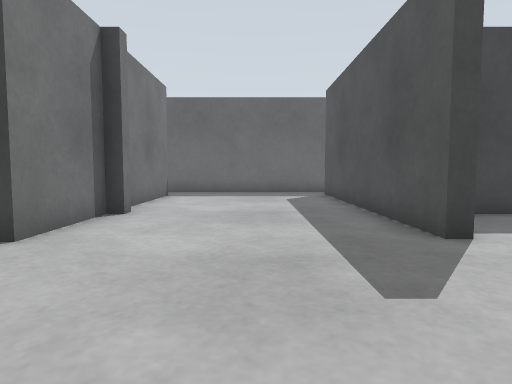
View 1 (above)

21 first-person views from a walk through a Gazebo world. The camera is 0.5 m above the floor, tilts 4° down and sees 75° across. The floor is counted in squares, 0.5 m on a side. Each view is taken from the middle of a square. On the plan, view 1 faces up. The plan holds only what a view shows up to about 12 squares ahead; the rest is blank.

View 2
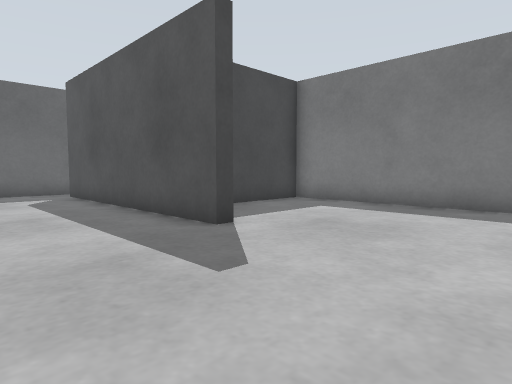

View 3
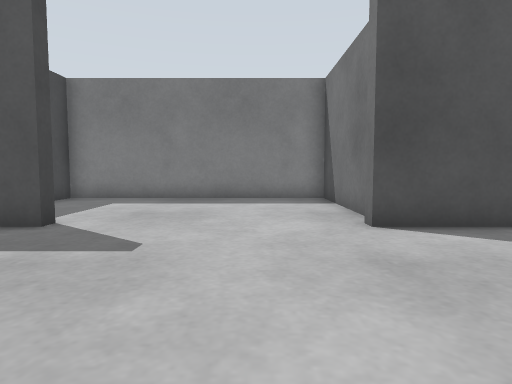

View 4
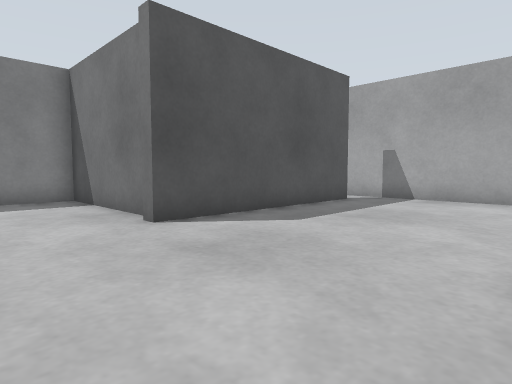

View 5
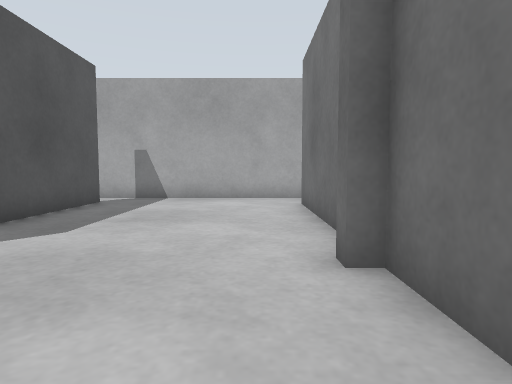

View 6
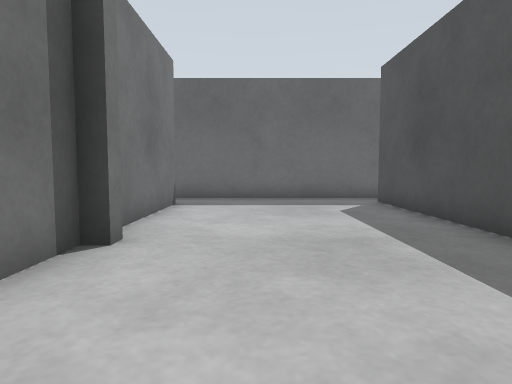

View 7
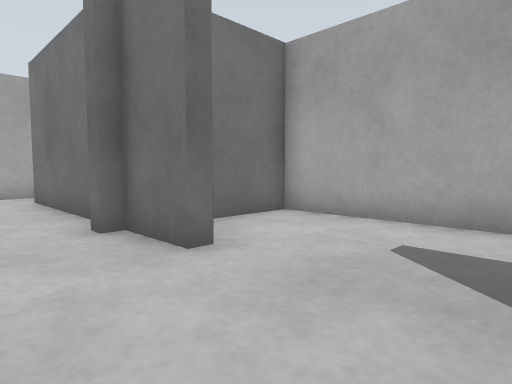

View 8
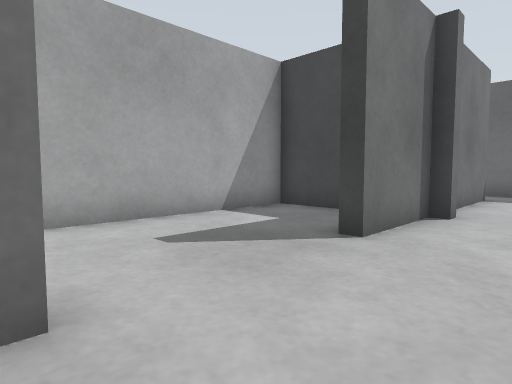

View 9
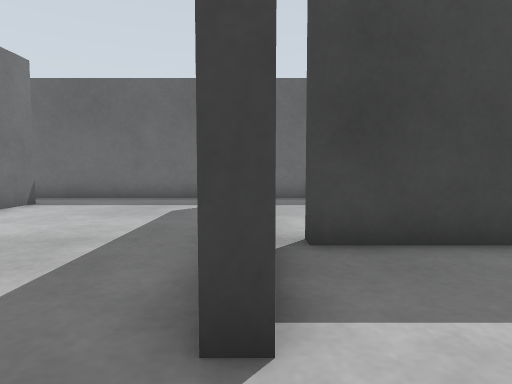

View 10
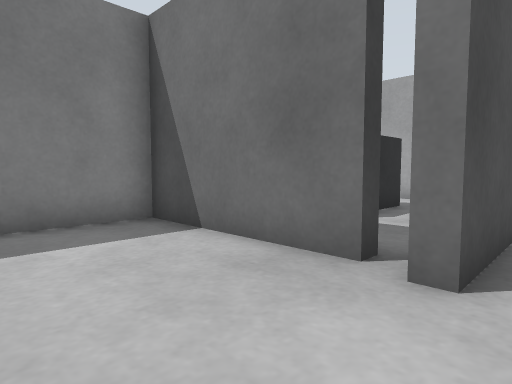

View 11
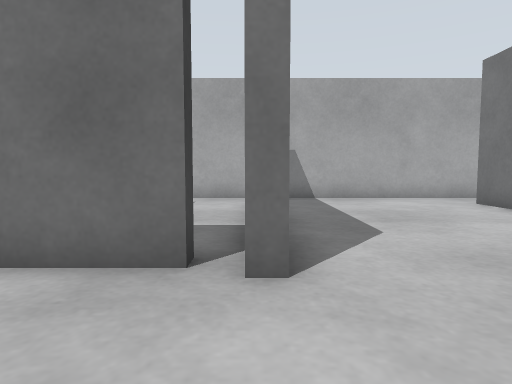

View 12
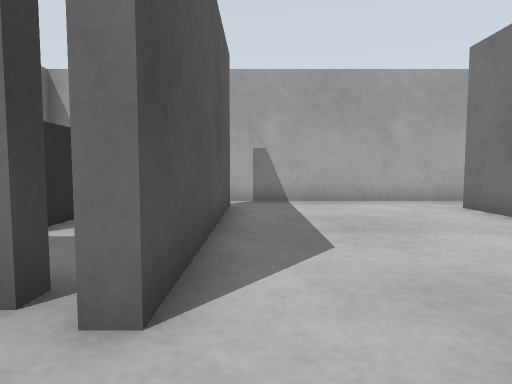

View 13
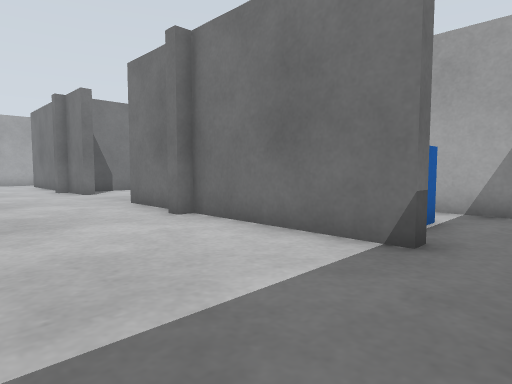

View 14
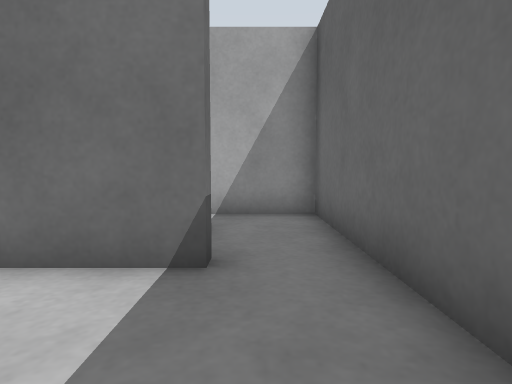

View 15
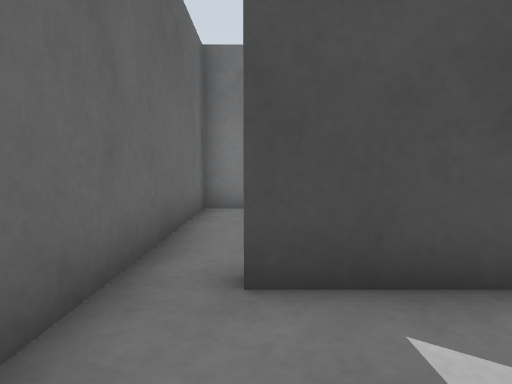

View 16
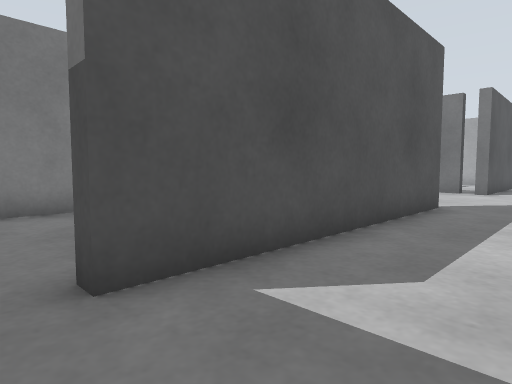

View 17
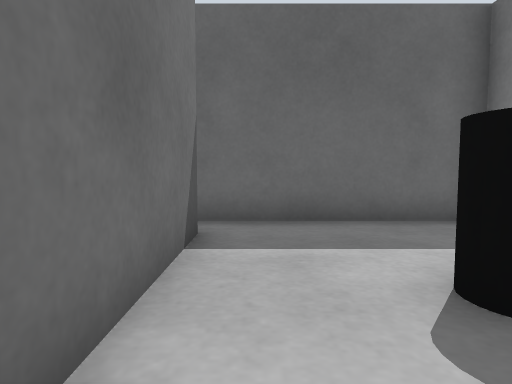

View 18
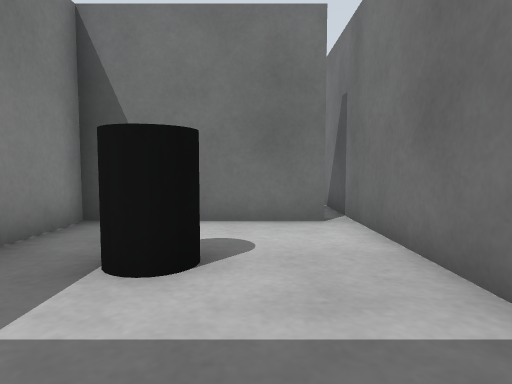

View 19
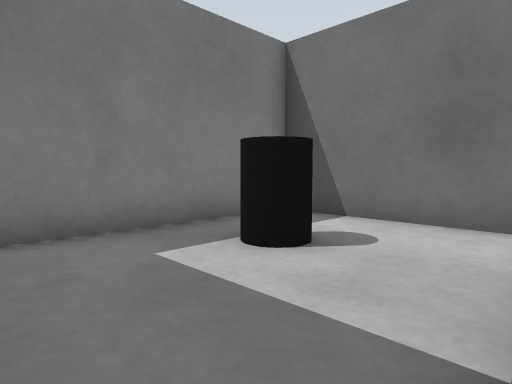

View 20
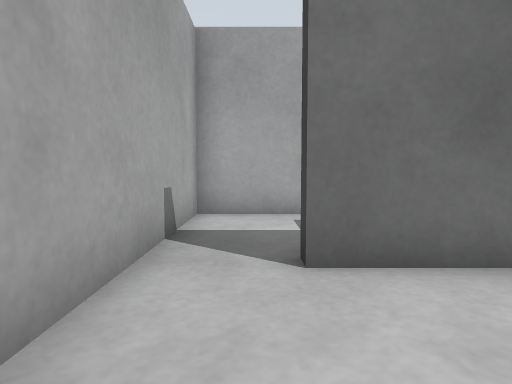

View 21
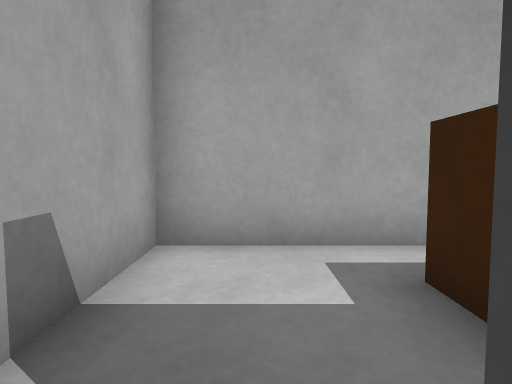

### Floor plan
Points are (right, up) in squares from view 1. A wall is a line through its corners. A room is listed if a view was taken in it or the views show most of it. See-through windows are left out.
Room 1 (views 1, 2, 3, 4, 5, 6, 7, 8, 9, 10, 11, 12, 13, 14, 15, 16, 19, 20, 21)
walls: (-3.8, 0.5) (-3.3, 0.5) (-3.3, -1.3) (-2.9, -1.3) (-2.9, -1.8); (3.7, -1.8) (3.7, -1.3) (8.3, -1.3) (8.3, 7.3) (3.7, 7.3) (3.7, 7.7); (-3.3, -2.9) (-3.3, -4.5); (3.1, 6.9) (3.1, 4.7) (2.7, 4.7) (2.7, 13.1) (3.1, 13.1); (-3.3, -6.4) (-3.3, -7.5) (-3.8, -7.5); (-7.3, -4.9) (-7.3, -9.3) (3.4, -9.3); (2.7, -8.1) (2.7, -1) (3.1, -1); (-3.8, 12.5) (-3.3, 12.5) (-3.3, 7.7) (-2.9, 7.7) (-2.9, 7.3) (-3.3, 7.3) (-3.3, 4.5); (3.6, 14.3) (-3.6, 14.3)
ways out: opening at (3, 14) to room 2; gap at (4, 7) to room 2; opening at (-4, 2.5) to room 3; opening at (-4, 13.5); opening at (3, -9); gap at (4, -2)
objects: brown box (-6, -6) to (-4, -5)
Room 2 (views 17, 18)
walls: (3.1, 13.1) (3.1, 6.9); (3.7, 7.7) (8.3, 7.7) (8.3, 14.3) (3.6, 14.3)
ways out: opening at (3, 14) to room 1; gap at (4, 7) to room 1
objects: black cylinder (6, 10) to (6, 11)
Room 3 (no view inside)
walls: (-3.3, 4.5) (-3.8, 4.5); (-5.2, 7.3) (-7.3, 7.3) (-7.3, -1.3) (-5, -1.3)
ways out: opening at (-4, 2.5) to room 1

Positions as (right, up) in squares from view 1, and headings:
1: (0, 0), facing up
2: (-1, 0), facing up-right
3: (-3, 1), facing right
4: (-3, 2), facing down-right
5: (-2, 2), facing down
6: (-1, 3), facing up
7: (-1, 4), facing down-left
8: (-1, 0), facing up-left
9: (3, 3), facing up
10: (2, 2), facing down-right
11: (3, 2), facing down
12: (2, 1), facing down
13: (1, 14), facing down-left
14: (0, 13), facing left
15: (0, 13), facing right
16: (0, 14), facing down-right
17: (4, 8), facing up
18: (5, 14), facing down
19: (3, 14), facing down-right
20: (0, -8), facing left
21: (-3, -8), facing left
